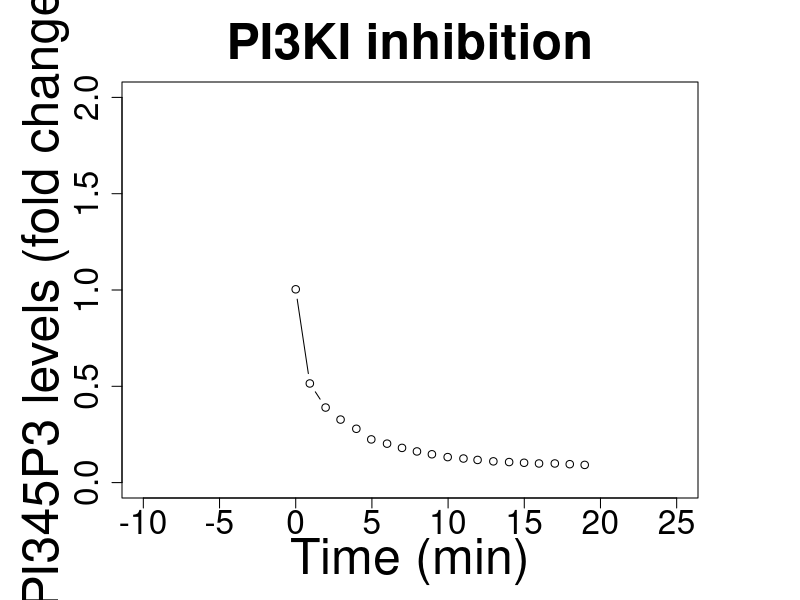

Write R code to recreate this figure. (Note: this script raises an error after producing the figure.)
### Please run the model first in the basolateral configuration (MK20_ENaC_7_basolateral.R) ### 
# or alter the model to simulate basolateral part of the plasma membrane
# To do that, you must divide gammaPTENc_PTENa by 10
# This will decrease the PTEN ability to attach to the plasma membrane (became active)   



### Pochynyuk_data_PIP3_PI3KI ###

# tiff("P2F2_Fig_3_pochy.tiff", height = 20, width = 34, units = 'cm',compression = "lzw", res = 300)

wd = getwd()
setwd(file.path(wd,'9_FigS6_PTEN_PI3K_PI345P3_perturbations'))
pochynyuk_data_2 = read.csv("Pochynyuk_data_PI345P3_PI3KI.csv")
setwd(wd)

par(mar=c(5,6,4,5)+.1)
plot(pochynyuk_data_2$x,pochynyuk_data_2$y,type='b',
	xlim=c(-10,25),ylim=c(0,2),
	main='PI3KI inhibition',xlab='Time (min)',
	ylab='PI345P3 levels (fold change)',
	cex.lab=3,cex.main=3,cex.axis=2	
	)
# legend(x=0,y=2,legend=c('PI345P3 dynamics after PI3KI inhibition'),bty = "n")



# Insert the number of time units that the simulation will run
tmax=3000
# Insert the step of the simulation
tstep=1
t=seq(0,tmax+1,tstep) 	# time

### perturbations for Pochynyuk PI345P3_PI3KI data 

# Finaly remove the # form the front of all the next code lines
# On the first column put the time of the perturbation
ptime=c(0,2000,max(t));
# On the second column put the variables to be altered. (ex: 'X')
pvar=c('novar','pi_3KI_a','novar')
# On the third the new value for the variable.
pval=c(NA,35,NA)
perturbations=data.frame(time=ptime,var=pvar,val=pval)
perturbations

out = Cruncher(state,t,equations,parameters,perturbations)						# no perturbations			# with perturbations
# edit(out)
# View(out)

# normalized graphs
stst=out[500,]						# getting steady state at time 500
out_n=cbind(time=out[1],out[,2:ncol(out)])
tail(out_n)
out_norm=out[,1]						# creating matrix out_norm to store the normalized information
for (i in 2:ncol(out))
	{
	newc=c(out_n[,i]/as.numeric(stst[i]))	# normalizing to steady state got at time 500
	out_norm=cbind(out_norm,newc)			# storing normalized information
	}
colnames(out_norm)=colnames(out)
head(out_norm)
# edit(out_norm)


points((out_norm[1990:2060,1]-2000),out_norm[1990:2060,9],type='l',col='green',lwd='5')

# dev.off()







